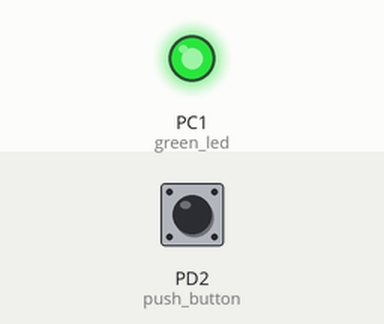
Recording of a program running on a simulated ATmega32, built with avr-gcc and emulated at 16 MHz. Shown: output pins drawn as LEDs (lit = HIGH). Dashed ring = blinking. The test bench sets the inputs (shaded band); at power-on: PD2 (push_button) HIGH.

Above: at 0.74 s.
At 1.2 s:
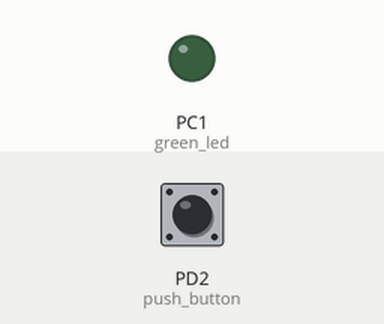
1.3 s: PD2 (push_button) pulled LOW for 0.15 s
At 1.69 s:
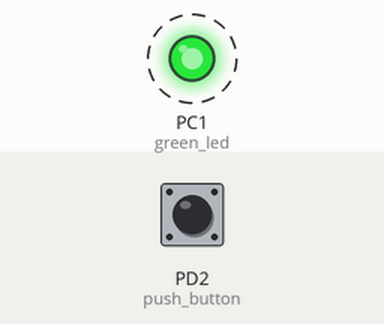
Timing chart, 0 to 10.3 s (numbered marks = the images above; inputs shaded):
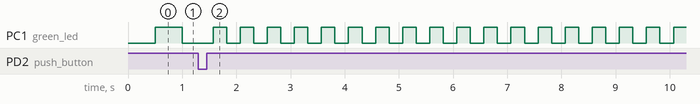

The program:

main.c
```c
/*
 * Timers CTC Mode Blink.c
 *
 * Created: 09-Jun-26 2:49:29 PM
 * Author : Ahmed
 */

#define F_CPU 16000000UL
#include <avr/io.h>
#include <avr/interrupt.h>
#include <util/delay.h>

uint8_t counter = 0;
uint16_t OCR1A_value = 7811;

#define push_button PD2
#define green_led PC1

ISR(TIMER1_COMPA_vect)
{
	PORTC ^= (1 << green_led);
}

void timer1_init(void)
{
	TCCR1A = 0;
	TCCR1B = (1 << WGM12) | (1 << CS12) | (1 << CS10);
	OCR1A  = 7811;
	TIMSK |= (1 << OCIE1A);
}

int main(void)
{
	DDRD &= ~(1 << push_button);
	PORTD |= (1 << push_button);
	DDRC |= (1 << green_led);

	uint8_t current_state = 0;
	uint8_t previous_state = 1;

	timer1_init();
	sei();

	while (1)
	{
		if (PIND & (1 << push_button))
		current_state = 1;
		else
		current_state = 0;
		if (previous_state == 1 && current_state == 0)  // falling edge detected
		{
			_delay_ms(20);

			if (!(PIND & (1 << push_button)))
			{
				counter++;
				if (counter > 2)
					counter = 0;
			}
			if (counter == 0)
			{
				OCR1A_value = 7811;
			}
			else if (counter == 1)
			OCR1A_value = 3905;
			else if (counter == 2)
			OCR1A_value = 1562;
			OCR1A = OCR1A_value;
			TCNT1 = 0;
		}
		previous_state = current_state;
	}
}
```

Measured:
- after the input at 1.3 s, PC1 (green_led): alternates HIGH for 0.25 s and LOW for 0.25 s, starting after 0.27 s
